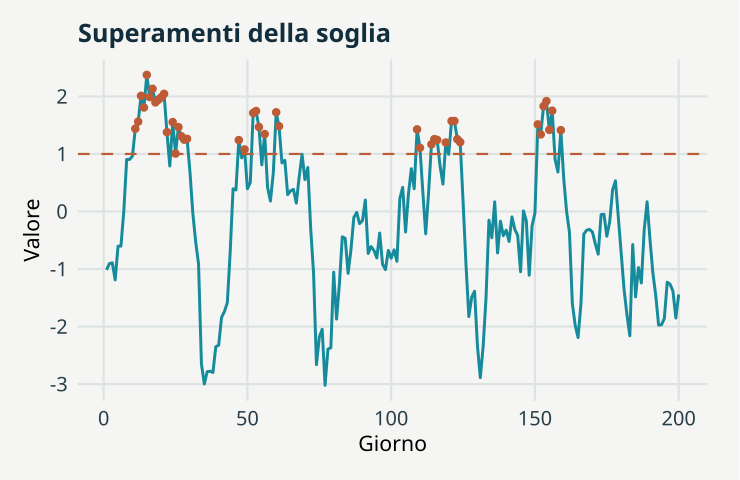

R code for this plot:
# GeoStat Lab — funzioni comuni. R >= 4.3; ggplot2 >= 3.4; jsonlite.
suppressPackageStartupMessages(library(ggplot2))
col_geo <- c('#168B9C','#BC5B35','#7054A4','#A17B19','#227864','#64748B')
theme_set(theme_minimal(base_size=17, base_family='sans') + theme(
  plot.background=element_rect(fill='#F5F6F3',colour=NA),
  panel.background=element_rect(fill='#F5F6F3',colour=NA),
  panel.grid.minor=element_blank(),panel.grid.major=element_line(colour='#DCE3E2'),
  plot.title=element_text(size=19,face='bold',colour='#122D3B'),
  plot.subtitle=element_text(size=13,colour='#405560',margin=margin(b=12)),
  axis.text=element_text(size=15,colour='#273E4A'),axis.title=element_text(size=16),
  legend.position='bottom',legend.title=element_blank(),legend.text=element_text(size=14),
  strip.text=element_text(size=15,face='bold'),plot.margin=margin(18,24,18,18)))
metric <- function(...) data.frame(grandezza=names(c(...)),valore=as.character(c(...)),check.names=FALSE)
f <- function(x,d=3) {out<-formatC(x,digits=d,format='fg');out[!is.finite(x)]<-'Non definito';out}
line_plot <- function(d,x='x',y='y',title='',xl=x,yl=y,group=NULL) {
 p<-ggplot(d,aes(x=.data[[x]],y=.data[[y]]))
 if(is.null(group)) p<-p+geom_line(colour=col_geo[1],linewidth=1.05) else p<-p+aes(colour=.data[[group]],group=.data[[group]])+geom_line(linewidth=1)+scale_colour_manual(values=col_geo)
 p+labs(title=title,x=xl,y=yl)
}
point_plot <- function(d,x='x',y='y',title='',xl=x,yl=y,group=NULL) {
 p<-ggplot(d,aes(x=.data[[x]],y=.data[[y]]))
 if(is.null(group))p<-p+geom_point(colour=col_geo[1],size=2.5,alpha=.8) else p<-p+aes(colour=.data[[group]])+geom_point(size=2.7,alpha=.85)+scale_colour_manual(values=col_geo)
 p+labs(title=title,x=xl,y=yl)
}
hist_plot<-function(x,title='',xl='Valore',bins=20)ggplot(data.frame(x=x),aes(x))+geom_histogram(bins=bins,fill=col_geo[1],colour='#F5F6F3')+labs(title=title,x=xl,y='Frequenza')
bar_plot<-function(d,x='gruppo',y='valore',title='',yl='Valore')ggplot(d,aes(x=.data[[x]],y=.data[[y]],fill=.data[[x]]))+geom_col(width=.65)+scale_fill_manual(values=rep(col_geo,length.out=length(unique(d[[x]])) ))+guides(fill='none')+labs(title=title,x=NULL,y=yl)
map_plot<-function(d,z='z',title='',xl='Est [km]',yl='Nord [km]')ggplot(d,aes(x,y,fill=.data[[z]]))+geom_raster()+coord_equal()+scale_fill_gradientn(colours=c('#153F56','#298C9C','#B8CDB2','#F1D889','#AD542F'))+labs(title=title,x=xl,y=yl)
acf_data<-function(x,lag=20){a<-acf(x,lag.max=min(lag,length(x)-1),plot=FALSE);data.frame(x=as.vector(a$lag)[-1],y=as.vector(a$acf)[-1])}
# AR(1), distribuzione marginale stazionaria N(0, 1).
ar_series<-function(n,rho){x<-numeric(n);x[1]<-rnorm(1);for(i in 2:n)x[i]<-rho*x[i-1]+sqrt(1-rho^2)*rnorm(1);x}
# Distanze euclidee in unità metriche già dichiarate; nessuna conversione implicita di CRS.
dist_cross<-function(a,b)sqrt(outer(a[,1],b[,1],'-')^2+outer(a[,2],b[,2],'-')^2)
# Predittore IDW: i punti coincidenti ricevono esattamente il valore osservato.
idw<-function(xy,z,new,power=2){dd<-dist_cross(new,xy);apply(dd,1,function(d)if(any(d<1e-10))mean(z[d<1e-10])else weighted.mean(z,d^(-power)))}
# CART didattico binario: divisioni assiali che minimizzano l'impurità di Gini.
cart_fit<-function(x,y,depth=2,minleaf=4){
 node<-list(p=mean(y),n=length(y));if(depth<1||length(unique(y))<2||length(y)<2*minleaf)return(node)
 best<-Inf
 for(j in seq_len(ncol(x))){v<-sort(unique(x[,j])); if(length(v)<2)next
  for(cut in (head(v,-1)+tail(v,-1))/2){left<-x[,j]<=cut;nl<-sum(left);nr<-sum(!left);if(min(nl,nr)<minleaf)next
   score<-nl*mean(y[left])*(1-mean(y[left]))+nr*mean(y[!left])*(1-mean(y[!left]))
   if(score<best){best<-score;node$j<-j;node$cut<-cut;split<-left}
  }
 }
 if(is.finite(best)){node$left<-cart_fit(x[split,,drop=FALSE],y[split],depth-1,minleaf);node$right<-cart_fit(x[!split,,drop=FALSE],y[!split],depth-1,minleaf)};node
}
cart_predict<-function(tree,x)apply(x,1,function(row){t<-tree;while(!is.null(t$j))t<-if(row[t$j]<=t$cut)t$left else t$right;t$p})

p <- list(threshold = 1, gap = 3, seed = 17)
set.seed(p$seed)
x <- ar_series(200, 0.85)

idx <- which(x > p$threshold)

episode <- if (length(idx)) cumsum(c(1, diff(idx) > p$gap)) else integer()

data <- data.frame(giorno = 1:200, valore = x, supera = x > p$threshold)

plots <- list(line_plot(data, "giorno", "valore", "Superamenti della soglia", "Giorno", "Valore") + 
    geom_hline(yintercept = p$threshold, colour = col_geo[2], linetype = 2) + geom_point(data = data[idx, 
    , drop = FALSE], colour = col_geo[2], size = 2))

metrics <- metric(`Giorni sopra soglia` = length(idx), Episodi = if (length(idx)) max(episode) else 0, 
    `Separazione adottata` = p$gap)
print(metrics,row.names=FALSE)
ggplot2::ggsave('m14-episodi-A.svg',plots[[1]],device=svglite::svglite,width=7.7,height=5.0,bg='#F8F6F1')
